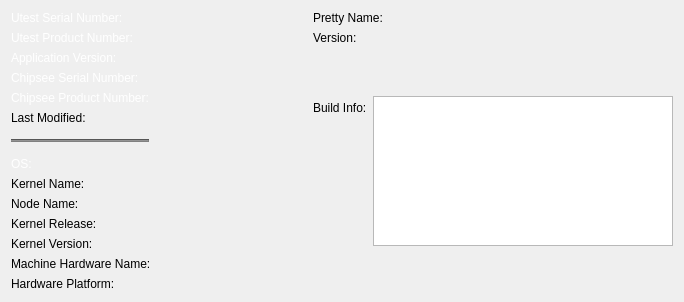
      <widget class="QWidget" name="DeviceInfoPage">
       <layout class="QGridLayout" name="gridLayout_3">
        <item row="2" column="0" colspan="2">
         <layout class="QGridLayout" name="gridLayout">
          <item row="0" column="1">
           <layout class="QVBoxLayout" name="verticalLayout_6">
            <item>
             <widget class="QLabel" name="osLabel">
              <property name="text">
               <string/>
              </property>
             </widget>
            </item>
            <item>
             <widget class="QLabel" name="kernelnOLabel">
              <property name="text">
               <string/>
              </property>
             </widget>
            </item>
            <item>
             <widget class="QLabel" name="nodenOLabel">
              <property name="text">
               <string/>
              </property>
             </widget>
            </item>
            <item>
             <widget class="QLabel" name="kernelrOLabel">
              <property name="text">
               <string/>
              </property>
             </widget>
            </item>
            <item>
             <widget class="QLabel" name="kernelvOLabel">
              <property name="text">
               <string/>
              </property>
             </widget>
            </item>
            <item>
             <widget class="QLabel" name="machinehOLabel">
              <property name="text">
               <string/>
              </property>
             </widget>
            </item>
            <item>
             <widget class="QLabel" name="hardwarepOlabel">
              <property name="minimumSize">
               <size>
                <width>90</width>
                <height>0</height>
               </size>
              </property>
              <property name="text">
               <string/>
              </property>
             </widget>
            </item>
           </layout>
          </item>
          <item row="0" column="0">
           <layout class="QVBoxLayout" name="verticalLayout">
            <item>
             <widget class="QLabel" name="label_2">
              <property name="maximumSize">
               <size>
                <width>185</width>
                <height>16777215</height>
               </size>
              </property>
              <property name="styleSheet">
               <string notr="true">color: white;</string>
              </property>
              <property name="text">
               <string>OS:</string>
              </property>
             </widget>
            </item>
            <item>
             <widget class="QLabel" name="kernelNameLabel">
              <property name="maximumSize">
               <size>
                <width>185</width>
                <height>16777215</height>
               </size>
              </property>
              <property name="text">
               <string>Kernel Name:</string>
              </property>
             </widget>
            </item>
            <item>
             <widget class="QLabel" name="nodeNameLabel">
              <property name="maximumSize">
               <size>
                <width>185</width>
                <height>16777215</height>
               </size>
              </property>
              <property name="text">
               <string>Node Name:</string>
              </property>
             </widget>
            </item>
            <item>
             <widget class="QLabel" name="kernelReleaseLabel">
              <property name="maximumSize">
               <size>
                <width>185</width>
                <height>16777215</height>
               </size>
              </property>
              <property name="text">
               <string>Kernel Release:</string>
              </property>
             </widget>
            </item>
            <item>
             <widget class="QLabel" name="kernelVersionLabel">
              <property name="maximumSize">
               <size>
                <width>185</width>
                <height>16777215</height>
               </size>
              </property>
              <property name="text">
               <string>Kernel Version:</string>
              </property>
             </widget>
            </item>
            <item>
             <widget class="QLabel" name="machineHardwareLabel">
              <property name="maximumSize">
               <size>
                <width>185</width>
                <height>16777215</height>
               </size>
              </property>
              <property name="text">
               <string>Machine Hardware Name:</string>
              </property>
             </widget>
            </item>
            <item>
             <widget class="QLabel" name="hardwarePlatformLabel">
              <property name="maximumSize">
               <size>
                <width>185</width>
                <height>16777215</height>
               </size>
              </property>
              <property name="text">
               <string>Hardware Platform:</string>
              </property>
             </widget>
            </item>
           </layout>
          </item>
         </layout>
        </item>
        <item row="0" column="3" rowspan="3">
         <layout class="QGridLayout" name="gridLayout_12">
          <item row="0" column="0">
           <layout class="QHBoxLayout" name="horizontalLayout_2">
            <item>
             <layout class="QVBoxLayout" name="verticalLayout_2">
              <item>
               <widget class="QLabel" name="label_9">
                <property name="maximumSize">
                 <size>
                  <width>115</width>
                  <height>16777215</height>
                 </size>
                </property>
                <property name="text">
                 <string>Pretty Name:</string>
                </property>
               </widget>
              </item>
              <item>
               <widget class="QLabel" name="label_10">
                <property name="maximumSize">
                 <size>
                  <width>135</width>
                  <height>16777215</height>
                 </size>
                </property>
                <property name="text">
                 <string>Version:</string>
                </property>
               </widget>
              </item>
             </layout>
            </item>
            <item>
             <layout class="QVBoxLayout" name="verticalLayout_7">
              <item>
               <widget class="QLabel" name="prettyNameLabel">
                <property name="text">
                 <string/>
                </property>
               </widget>
              </item>
              <item>
               <widget class="QLabel" name="versionLabel">
                <property name="text">
                 <string/>
                </property>
               </widget>
              </item>
             </layout>
            </item>
           </layout>
          </item>
          <item row="1" column="0">
           <layout class="QFormLayout" name="formLayout_3">
            <property name="fieldGrowthPolicy">
             <enum>QFormLayout::FieldGrowthPolicy::ExpandingFieldsGrow</enum>
            </property>
            <property name="labelAlignment">
             <set>Qt::AlignmentFlag::AlignCenter</set>
            </property>
            <item row="0" column="0">
             <widget class="QLabel" name="label_7">
              <property name="maximumSize">
               <size>
                <width>115</width>
                <height>140</height>
               </size>
              </property>
              <property name="text">
               <string>Build Info:</string>
              </property>
             </widget>
            </item>
            <item row="0" column="1">
             <widget class="QPlainTextEdit" name="buildInfoPlainTextEdit">
              <property name="minimumSize">
               <size>
                <width>300</width>
                <height>150</height>
               </size>
              </property>
              <property name="maximumSize">
               <size>
                <width>320</width>
                <height>150</height>
               </size>
              </property>
              <property name="styleSheet">
               <string notr="true">color: white;</string>
              </property>
             </widget>
            </item>
           </layout>
          </item>
         </layout>
        </item>
        <item row="0" column="0">
         <layout class="QVBoxLayout" name="verticalLayout_4">
          <item>
           <widget class="QLabel" name="label_5">
            <property name="maximumSize">
             <size>
              <width>185</width>
              <height>16777215</height>
             </size>
            </property>
            <property name="styleSheet">
             <string notr="true">color: white;</string>
            </property>
            <property name="text">
             <string>Utest Serial Number:</string>
            </property>
           </widget>
          </item>
          <item>
           <widget class="QLabel" name="label_3">
            <property name="maximumSize">
             <size>
              <width>185</width>
              <height>16777215</height>
             </size>
            </property>
            <property name="styleSheet">
             <string notr="true">color: white;</string>
            </property>
            <property name="text">
             <string>Utest Product Number:</string>
            </property>
           </widget>
          </item>
          <item>
           <widget class="QLabel" name="label">
            <property name="maximumSize">
             <size>
              <width>185</width>
              <height>16777215</height>
             </size>
            </property>
            <property name="styleSheet">
             <string notr="true">color: white;</string>
            </property>
            <property name="text">
             <string>Application Version:</string>
            </property>
           </widget>
          </item>
          <item>
           <widget class="QLabel" name="label_6">
            <property name="maximumSize">
             <size>
              <width>185</width>
              <height>16777215</height>
             </size>
            </property>
            <property name="styleSheet">
             <string notr="true">color: white;</string>
            </property>
            <property name="text">
             <string>Chipsee Serial Number:</string>
            </property>
           </widget>
          </item>
          <item>
           <widget class="QLabel" name="label_4">
            <property name="maximumSize">
             <size>
              <width>185</width>
              <height>16777215</height>
             </size>
            </property>
            <property name="styleSheet">
             <string notr="true">color: white;</string>
            </property>
            <property name="text">
             <string>Chipsee Product Number:</string>
            </property>
           </widget>
          </item>
          <item>
           <widget class="QLabel" name="label_8">
            <property name="maximumSize">
             <size>
              <width>185</width>
              <height>16777215</height>
             </size>
            </property>
            <property name="text">
             <string>Last Modified:</string>
            </property>
           </widget>
          </item>
         </layout>
        </item>
        <item row="0" column="1">
         <layout class="QVBoxLayout" name="verticalLayout_5">
          <item>
           <widget class="QLabel" name="utestSerialLabel">
            <property name="text">
             <string/>
            </property>
           </widget>
          </item>
          <item>
           <widget class="QLabel" name="utestProductLabel">
            <property name="text">
             <string/>
            </property>
           </widget>
          </item>
          <item>
           <widget class="QLabel" name="appVersionLabel">
            <property name="text">
             <string/>
            </property>
           </widget>
          </item>
          <item>
           <widget class="QLabel" name="chipseeSerialLabel">
            <property name="text">
             <string/>
            </property>
           </widget>
          </item>
          <item>
           <widget class="QLabel" name="chipseeProductLabel">
            <property name="text">
             <string/>
            </property>
           </widget>
          </item>
          <item>
           <widget class="QLabel" name="lastModifiedLabel">
            <property name="minimumSize">
             <size>
              <width>90</width>
              <height>0</height>
             </size>
            </property>
            <property name="text">
             <string/>
            </property>
           </widget>
          </item>
         </layout>
        </item>
        <item row="1" column="0">
         <widget class="Line" name="line">
          <property name="styleSheet">
           <string notr="true">background-color: gray;</string>
          </property>
          <property name="orientation">
           <enum>Qt::Orientation::Horizontal</enum>
          </property>
         </widget>
        </item>
        <item row="1" column="2">
         <spacer name="horizontalSpacer">
          <property name="orientation">
           <enum>Qt::Orientation::Horizontal</enum>
          </property>
          <property name="sizeType">
           <enum>QSizePolicy::Policy::Expanding</enum>
          </property>
          <property name="sizeHint" stdset="0">
           <size>
            <width>60</width>
            <height>20</height>
           </size>
          </property>
         </spacer>
        </item>
       </layout>
      </widget>
